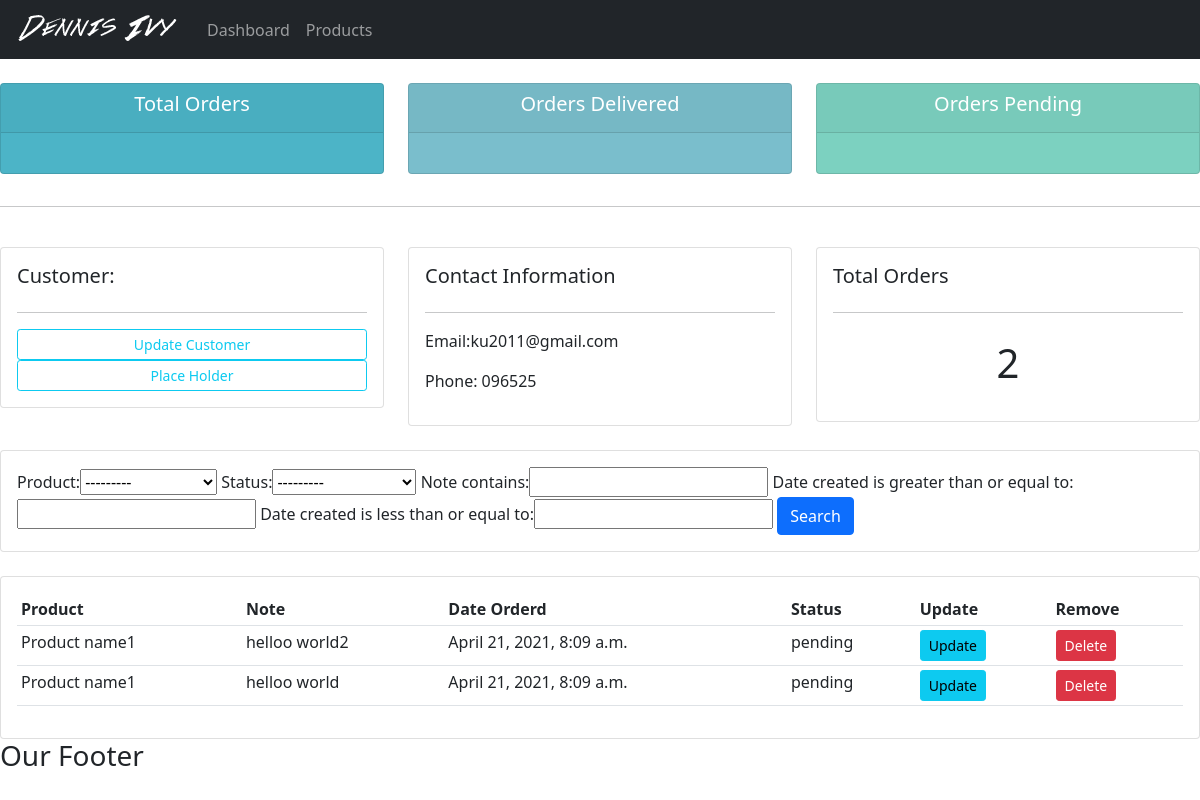
/customer/3/, run on the app's committed database.
### accounts/models.py (models this page shows, shortened)
class Customer(models.Model):
    name = models.CharField(max_length= 200, null=True)
    Phone = models.CharField(max_length= 200, null=True)
    email = models.CharField(max_length= 200, null=True)
    date_created = models.DateField( auto_now_add=  True, null=True)

class Order(models.Model):
    STATUS =(('pending','pending'),
    ('Out For Delivery','Out For Delivery'),
    ('Delivered','Delivered'),
    )
    customer=models.ForeignKey(Customer, null=True, on_delete= models.SET_NULL )
    product =models.ForeignKey(Product, null=True, on_delete= models.SET_NULL )
    date_created = models.DateTimeField(auto_now_add=True)
    status = models.CharField(max_length=200, choices=STATUS)
    note = models.CharField(max_length=2000, null=True)

class Product(models.Model):
    CATE = (('Indoor','Indoor'),
    ('Out Door','Out Door')
    ,)
    name = models.CharField(max_length=200,  null=True)
    price =models.CharField(max_length=200,  null=True)
    category = models.CharField(max_length=200, choices=CATE)
    Description = models.CharField(max_length=200, null=True, blank=True )
    date_created = models.DateTimeField(auto_now_add=True, null=True)
    tags = models.ManyToManyField(Tag)
    def __str__(self):
        return self.name

### accounts/views.py (the view)
# urls.py: path('customer/<str:pk>/', views.customer, name ='customer'),
def customer(request, pk):
    customer = Customer.objects.get(id = pk)
    orders = customer.order_set.all ()
    order_counts = orders.count()
    myFilter = OrderFilter(request.GET , queryset=orders)
    orders = myFilter.qs
    context = {'customer':customer, 'orders':orders,'order_counts':order_counts, 'myFilter':myFilter,}
    return render(request,'accounts/customer.html',context)

### accounts/templates/accounts/customer.html
{%  extends 'accounts/main.html' %}
{% block content %}
	<br>
<div class="row">
	<div class="col-md">
		<div class="card card-body">
			<h5>Customer:</h5>
			<hr>
			<a class="btn btn-outline-info  btn-sm btn-block" href="">Update Customer</a>
			<a class="btn btn-outline-info  btn-sm btn-block" href="{%url 'create_order' customer.id%}">Place Holder</a>
		</div>
	</div>
	<div class="col-md">
		<div class="card card-body">
			<h5>Contact Information</h5>
			<hr>
			<p>Email:{{customer.email}} </p>
			<p>Phone: {{customer.Phone}}</p>
		</div>
	</div>
	<div class="col-md">
		<div class="card card-body">
			<h5>Total Orders</h5>
			<hr>
			<h1 style="text-align: center;padding: 10px">{{order_counts}}</h1>
		</div>
	</div>
</div>
<br>
<div class="row">
	<div class="col">
		<div class="card card-body">
			<form method="get">
				{{myFilter.form}}
		    <button class="btn btn-primary" type="submit">Search</button>
		  </form>
		</div>
	</div>
</div>
<br>
<div class="row">
	<div class="col-md">
		<div class="card card-body">
			<table class="table table-sm">
				<tr>
					<th>Product</th>
					<th>Note</th>
					<th>Date Orderd</th>
					<th>Status</th>
					<th>Update</th>
					<th>Remove</th>
				</tr>
				{%for order in orders%}
				<tr>
					<td>{{order.product}}</td>
					<td>{{order.note}}</td>
					<td>{{order.date_created}}</td>
					<td>{{order.status}}</td>
					<td><a class="btn btn-sm btn-info" href="{% url 'update_order' order.id %} ">Update</a></td>
					<td><a class="btn btn-sm btn-danger" href="{%url 'delete_order' order.id%}">Delete</a></td>
				</tr>
				{%endfor%}
			</table>
		</div>
	</div>
</div>
{% endblock %}

### accounts/static/css/main.css (style rules this page uses)
body { background-color: #ebeff5; }

### data on the page
Customer: email "ku2011@gmail.com", Phone "096525"
Order: product "Product name1", note "helloo world2", date_created "April 21, 2021, 8:09 a.m.", status "pending"
Order: product "Product name1", note "helloo world", date_created "April 21, 2021, 8:09 a.m.", status "pending"

### other printed values
{{ order_counts }} "2"
